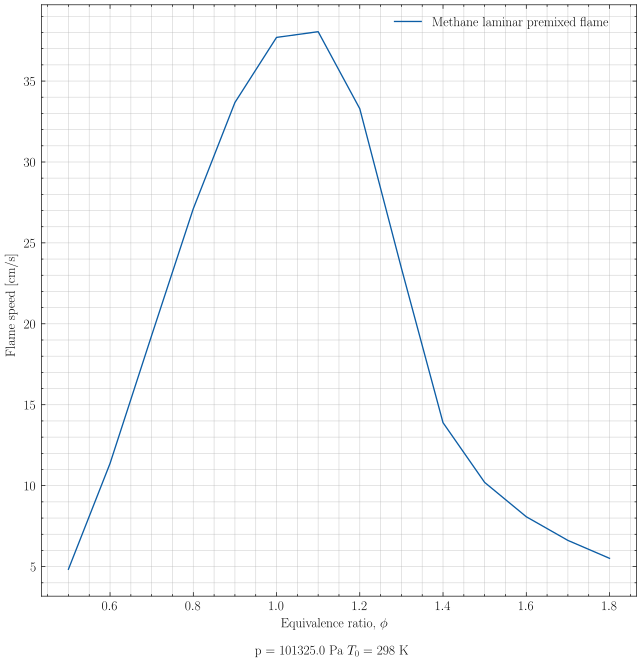

Reproduce this figure in Python.
#%%
import cantera as ct
import numpy as np
import matplotlib.pyplot as plt
import scienceplots
plt.style.use(['science'])


gas_mix_incomplete = ct.Solution('gri30.yaml')

#%% Cálculo de velocidad de llama
T_0 = 298 # K
p = ct.one_atm

vel_list = []
phi_list = np.linspace(0.5, 1.8, 14)
for j, phi in enumerate(phi_list):
    # Contador j no se usa
    print(f"\033[1;36m### EQUIVALENCE RATIO: {phi} ###\033[0m")

    gas_mix_incomplete.TP = T_0, p
    gas_mix_incomplete.set_equivalence_ratio(phi, 'CH4', 'O2: 1.0, N2: 3.76')

    # Llama
    flame = ct.FreeFlame(gas=gas_mix_incomplete, width=0.03)
        # Clase FreeFlame --> llama de premezcla 1D
        # width crea grid en intervalo [0,width]
        # y que solver determine ptos. intermedios.

    flame.set_refine_criteria(ratio=3, slope=0.06, curve=0.12)
        # Criterios que solver seguirá para refinar grid.
        # Por ejemplo, slope dice que si dif. máx de valores en nodos adyacentes
        # supera el 6% de la máx diferencia del perfil, añade puntos intermedios.
    # print(flame.grid)

    flame.solve(loglevel=1, refine_grid=True, auto=True)
        # Método del objeto flame que resuelve ecs. de fluidos en dif. finitas.

    print(f"\033[1;36m### LAMINAR BURNING SPEED: {flame.velocity[0]*100} cm/s ###\033[0m")

    vel_list.append(flame.velocity[0] * 100) # cm/s
        # flame.velocity[0] = velocidad en primer grid point (inlet).


#%% Plot Speed - phi
plt.figure(figsize=(8,8))

plt.plot(phi_list,
        vel_list,
        label="Methane laminar premixed flame"
        )

plt.grid(True, which='both', alpha=0.5)

plt.xlabel("Equivalence ratio, "+ r"$\phi$"+ f"\n \n p = {p} Pa    $T_{{0}}$ = {T_0} K")
plt.ylabel("Flame speed [cm/s]")

plt.legend(loc='best', fontsize=10)

plt.savefig("S_vs_phi.svg")
plt.show()
